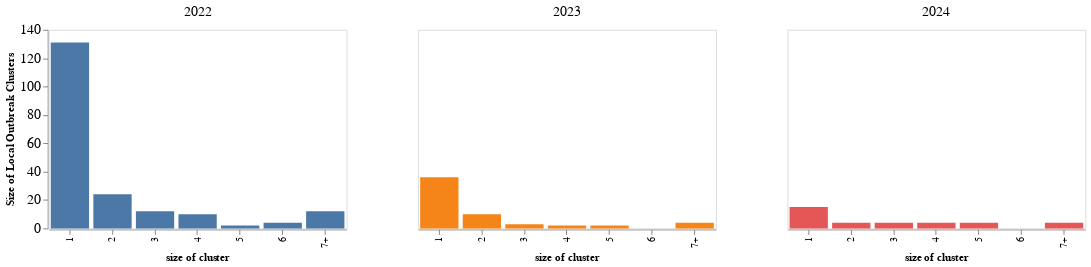

Here is the notebook cell this chart was saved with:
### Code cell
clust_dist_plot =  alt.Chart(clust_dist).mark_bar(opacity = 1).encode(
    alt.X('size_cat:N', title= "size of cluster"),
    alt.Y('count', axis=alt.Axis(title="Size of Local Outbreak Clusters", grid=False, labelFontSize = 14), stack = None), 
    alt.Color("year", legend = None), 
    column= alt.Column("year:N", title = None, spacing = 70, header=alt.Header(labelFontSize = 14))
).properties(
    width=300,
    height=200
)
clust_dist_plot

### Figure 1 — Vega-Lite specification as saved in the notebook (floating-point values rounded to 4 significant figures)
{"config": {"view": {"continuousWidth": 400, "continuousHeight": 300}}, "data": {"name": "data-934edc45a228c6aa21e5a7fd84550116"}, "mark": {"type": "bar", "opacity": 1}, "encoding": {"color": {"field": "year", "legend": null, "type": "nominal"}, "column": {"field": "year", "header": {"labelFontSize": 14}, "spacing": 70, "title": null, "type": "nominal"}, "x": {"field": "size_cat", "title": "size of cluster", "type": "nominal"}, "y": {"axis": {"grid": false, "labelFontSize": 14, "title": "Size of Local Outbreak Clusters"}, "field": "count", "stack": null, "type": "quantitative"}}, "height": 200, "width": 300, "$schema": "https://vega.github.io/schema/vega-lite/v4.17.0.json", "datasets": {"data-934edc45a228c6aa21e5a7fd84550116": [{"year": "2022", "size_cat": 1, "count": 131}, {"year": "2022", "size_cat": 2, "count": 24}, {"year": "2022", "size_cat": 3, "count": 12}, {"year": "2022", "size_cat": 4, "count": 10}, {"year": "2022", "size_cat": 5, "count": 2}, {"year": "2022", "size_cat": 6, "count": 4}, {"year": "2022", "size_cat": "7+", "count": 12}, {"year": "2023", "size_cat": 1, "count": 36}, {"year": "2023", "size_cat": 2, "count": 10}, {"year": "2023", "size_cat": 3, "count": 3}, {"year": "2023", "size_cat": 4, "count": 2}, {"year": "2023", "size_cat": 5, "count": 2}, {"year": "2023", "size_cat": "7+", "count": 4}, {"year": "2024", "size_cat": 1, "count": 15}, {"year": "2024", "size_cat": 2, "count": 4}, {"year": "2024", "size_cat": 3, "count": 4}, {"year": "2024", "size_cat": 4, "count": 4}, {"year": "2024", "size_cat": 5, "count": 4}, {"year": "2024", "size_cat": "7+", "count": 4}]}}
